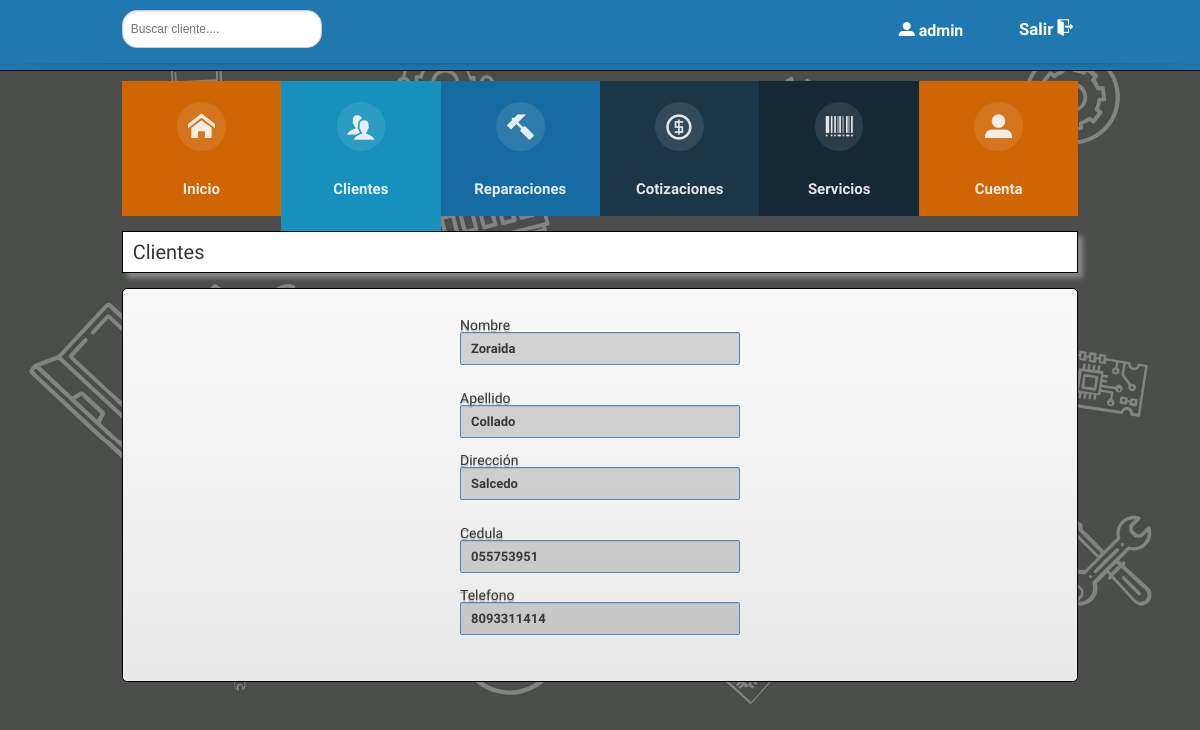
Screenshot of /clienteselec.php?id=1 (signed in) with the database file from the repository.
### tables this page shows
CREATE TABLE `staff` (
  `staff_id` int(11) NOT NULL,
  `forename` char(25) NOT NULL,
  `surname` char(25) NOT NULL,
  `username` varchar(11) DEFAULT NULL,
  `password` varchar(32) DEFAULT NULL,
  `email` varchar(128) DEFAULT NULL,
  `town` char(20) DEFAULT NULL,
  `county` char(20) DEFAULT NULL,
  `tel` char(15) NOT NULL
);

CREATE TABLE `customers` (
  `cust_id` int(11) NOT NULL,
  `surname` char(25) NOT NULL,
  `forename` char(25) NOT NULL,
  `town` char(20) NOT NULL,
  `county` char(20) NOT NULL DEFAULT '',
  `tel` char(15) NOT NULL
);

### session.php (called while the page is built, shortened)
<?php
	$connection = mysqli_connect("localhost", "root", "", "compsys");
	$user_check = $_SESSION['login_user'];
	$query = "SELECT * FROM staff WHERE username='$user_check'";
	$ses_sql = mysqli_query($connection, $query);
	$row = mysqli_fetch_assoc($ses_sql);
	$login_session = $row['username'];
?>

### clienteselec.php (the view, shortened to what this page needs)
<?php
	require('session.php');
	if (isset($_GET['id']) and is_numeric($_GET['id'])) {
		$dbcnx = mysqli_connect("localhost", "root", "", "compsys");
		$cid = $_GET['id'];
		$sql = "SELECT * FROM customers WHERE cust_id=$cid";
		$res = mysqli_query($dbcnx, $sql);
		if ( !$res ) {
			echo('Query failed ' . $sql . ' Error:' . mysqli_error($dbcnx));
			exit();
		}
		else
		{
			$row = mysqli_fetch_array($res);
			$surname = $row['surname'];
			$forename = $row['forename'];
			$town = $row['town'];
			$county = $row['county'];
			$tel = $row['tel'];
		}
	} else {
		header("location: /cliente.php");
	}
?>
<!DOCTYPE html>
<html>
	<head>
		<link rel="stylesheet" href="css/reset.css">
		<link rel="stylesheet" href="css/global.css">
		<link rel="stylesheet" href="css/menu.css" />
	</head>
	<body id="top" style="font-size: 62.5%;">
		<header id="header-wrapper">
			<div id="top-bar" class="clearfix">
				<div id="top-bar-inner">
					<div class="search_form">
						<form action="" method="post">
							<input type="text" name="search_box" id="search_box" placeholder="Buscar cliente....">
						</form>
					</div>
					<div class="topbar-right clearfix">
						<ul class="clearfix">
							<li class="login-user">
								<a title="<?php echo $login_session; ?>" href="#">
									<span class="icon"><i aria-hidden="true" class="icon-user"></i></span>
									<?php echo $login_session; ?>
								</a>
							</li>
						</ul>
						<div class="log-out">
							<p>
								<a href="logout.php" title="Sign out">
									<span>Salir</span>
									<span class="icon">
										<i aria-hidden="true" class="icon-exit"></i>
									</span>
								</a>
							</p>
						</div>
					</div>
				</div>
			</div>
			<div class="full-shadow"></div>
		</header>
		<div class="main clearfix">
			<nav id="menu" class="nav">
				<ul>
					<li>
						<a href="dashboard.php">
							<span class="icon">
								<i aria-hidden="true" class="icon-home"></i>
							</span>
							<span>Inicio</span>
						</a>
					</li>
					<li>
					<li class="active">
						<a href="cliente.php">
							<span class="icon">
								<i aria-hidden="true" class="icon-users"></i>
							</span>
							<span>Clientes</span>
						</a>
					</li>
					<li>
						<a href="reparaciones.php">
							<span class="icon">
								<i aria-hidden="true" class="icon-hammer"></i>
							</span>
							<span>Reparaciones</span>
						</a>
					</li>
					<li>
						<a href="cotizaciones.php">
							<span class="icon">
								<i aria-hidden="true" class="icon-coin"></i>
							</span>
							<span>Cotizaciones</span>
						</a>
					</li>
				<li>
						<a href="servicios.php">
							<span class="icon">
								<i aria-hidden="true" class="icon-barcode"></i>
							</span>
							<span>Servicios</span>
						</a>
					</li>
					<li class="">
						<a href="cuenta.php">
							<span class="icon">
								<i aria-hidden="true" class="icon-user"></i>
							</span>
							<span>Cuenta</span>
						</a>
					</li>
				</ul>
			</nav>
			<div class="bread dash"><h3>Clientes</h3></div>
			<div class="floats">
				<div class="widget-content full-widget">
				<form class="form-4">
				<span class="text-gray-700 dark:text-gray-400">Nombre</span>
				<input disabled type="text" name="nombr" value="<?php echo $forename ?>"class="contenido"/>
				<span class="text-gray-700 dark:text-gray-400">Apellido</span>
				<input disabled type="text" name="nombre" value="<?php echo $surname; ?>" class="contenido"/>
				<span class="text-gray-700 dark:text-gray-400">Dirección</span>
				<input disabled type="text" name="nombr" value="<?php echo $town; ?>"class="contenido"/>
				<span class="text-gray-700 dark:text-gray-400">Cedula</span>
				<input disabled type="text" name="nombr" value="<?php echo $county; ?>" class="contenido"/>
				<span class="text-gray-700 dark:text-gray-400">Telefono</span>
				<input disabled type="text" name="nombr" value="<?php echo $tel; ?>" class="contenido"/>
				</form>
				</div>
			</div>
		</div>
	</body>
</html>

### css/menu.css (style rules this page uses)
.icon-home, .icon-users, .icon-hammer, .icon-sigma, .icon-barcode, .icon-coin, .icon-plus, .icon-exit, .icon-user { font-family: 'icomoon'; speak: none; font-style: normal; font-weight: normal; font-variant: normal; text-transform: none; line-height: 1; -webkit-font-smoothing: antialiased; }
.icon-home:before { content: "\e600"; }
.icon-users:before { content: "\e602"; }
.icon-hammer:before { content: "\e603"; }
.icon-barcode:before { content: "\e605"; }
.icon-coin:before { content: "\e607"; }
.icon-exit:before { content: "\e60a"; }
.icon-user:before { content: "\e608"; }
a, li { -webkit-tap-highlight-color: rgba(0, 0, 0, 0); }
.nav ul { max-width: 1240px; margin: 0; padding: 0; list-style: none; font-family: 'Raleway', 'Lato', Arial, sans-serif; font-size: 1.5em; font-weight: 600; }
.nav li span { display: block; }
.nav a { display: block; color: rgba(249, 249, 249, .9); text-decoration: none; -webkit-transition: color .5s, background .5s, height .5s; -moz-transition: color .5s, background .5s, height .5s; -o-transition: color .5s, background .5s, height .5s; -ms-transition: color .5s, background .5s, height .5s; transition: color .5s, background .5s, height .5s; }
.nav i { -webkit-transform: translate3d(0, 0, 0); -moz-transform: translate3d(0, 0, 0); -o-transform: translate3d(0, 0, 0); -ms-transform: translate3d(0, 0, 0); transform: translate3d(0, 0, 0); }
a, button { -webkit-tap-highlight-color: rgba(0,0,0,0); }
.nav li:nth-child(6n+1) { background: rgb(208, 101, 3); }
.nav li:nth-child(6n+2) { background: rgb(233, 147, 26); }
.nav li:nth-child(6n+3) { background: rgb(22, 145, 190); }
.nav li:nth-child(6n+4) { background: rgb(22, 107, 162); }
.nav li:nth-child(6n+5) { background: rgb(27, 54, 71); }
.nav li:nth-child(6n+6) { background: rgb(21, 40, 54); }
@media (min-width: 50em) { .nav li { float: left; width: 16.66666666666667%; text-align: center; -webkit-transition: border .5s; -moz-transition: border .5s; -o-transition: border .5s; -ms-transition: border .5s; transition: border .5s; } }
@media (min-width: 50em) { .nav a { display: block; width: auto; } }
@media (min-width: 50em) { .icon { padding-top: 1.4em; } }
@media (min-width: 50em) { .icon + span { margin-top: 2.1em; -webkit-transition: margin .5s; -moz-transition: margin .5s; -o-transition: margin .5s; -ms-transition: margin .5s; transition: margin .5s; } }
@media (min-width: 50em) { .nav a { height: 9em; } }
@media (min-width: 50em) { .active { height: 10em; } }
@media (min-width: 50em) { .nav i { position: relative; display: inline-block; margin: 0 auto; padding: 0.4em; border-radius: 50%; font-size: 1.8em; box-shadow: 0 0 0 30px transparent; background: rgba(255,255,255,0.1); -webkit-transform: translate3d(0, 0, 0); -moz-transform: translate3d(0, 0, 0); -o-transform: translate3d(0, 0, 0); -ms-transform: translate3d(0, 0, 0); transform: translate3d(0, 0, 0); -webkit-transition: box-shadow .6s ease-in-out; -moz-transition: box-shadow .6s ease-in-out; -o-transition: box-shadow .6s ease-in-out; -ms-transition: box-shadow .6s ease-in-out; transition: box-shadow .6s ease-in-out; } }

### rows the page displays
staff: username "admin"
customers: nombr "Zoraida", nombre "Collado", nombr "Salcedo", nombr "055753951", nombr "8093311414"
